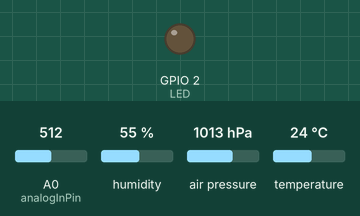
This sketch was run on a simulated ESP8266 (NodeMCU). Parts: output pins drawn as LEDs (lit = HIGH). The test bench sets the inputs (shaded band); at power-on: A0 (analogInPin) = 512, humidity 55 %, air pressure 1013 hPa, temperature 24 °C. WiFi joins after 1.5 s; servers stay silent unless stated; no MQTT or app messages arrive unless stated; what the sketch prints to the serial monitor is not drawn.

Above: at 4.4 s.
Timing chart, 0 to 9.2 s (numbered marks = the images above):
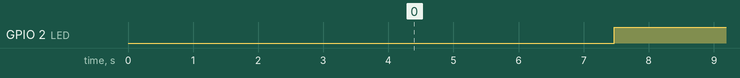

Measured:
- by itself, GPIO 2 (LED): alternates HIGH for 2.1 s and LOW for 3.8 s

The sketch:

esp8266_weather_sensors.ino
```cpp
#include <ESP8266WiFi.h>
#include <PubSubClient.h>
#include <Wire.h>
#include <Adafruit_Sensor.h>
#include <Adafruit_BME280.h>
#include "SHT31.h"
#include <OneWire.h>
#include <DallasTemperature.h>

#define LED 2     //onboard LED
#define SEALEVELPRESSURE_HPA (1013.25)  //Sea level constant

// Wifi credentials
const char* ssid = "KabelBox-1B6C";
const char* password = "80299875789367562743";

//MQTT broker
const char* mqtt_server = "138.3.246.220";

// MQTT client initialization
WiFiClient espClient;
PubSubClient client(espClient);
#define MQTTQOS1

Adafruit_BME280 bme;  //I2C BME
SHT31 sht;            //I2C sht

// GPIO where the DS18B20 is connected to
const int oneWireBus = 0;
// Setup a oneWire instance to communicate with any OneWire devices
OneWire oneWire(oneWireBus);
// Pass our oneWire reference to Dallas Temperature sensor
DallasTemperature sensors(&oneWire);

const int analogInPin = A0;  // ESP8266 Analog Pin ADC0 = A0
int sensorValue = 0;         // value read from the pot

//wifi initialization
void setup_wifi() {
  delay(10);
  // We start by connecting to a WiFi network
  Serial.println();
  Serial.print("Connecting to ");
  Serial.println(ssid);
  WiFi.begin(ssid, password);
  while (WiFi.status() != WL_CONNECTED) {
    delay(500);
    Serial.print(".");
  }
  Serial.println("");
  Serial.print("WiFi connected - ESP IP address: ");
  Serial.println(WiFi.localIP());
}

void reconnect() {
  // Loop until we're reconnected
  while (!client.connected()) {
    Serial.print("Attempting MQTT connection...");
    if (client.connect("ESP8266Client", "jezerca", "Password@2")) {
      Serial.println("connected");
      // Subscribe or resubscribe to a topic
      // You can subscribe to more topics (to control more LEDs in this example)
      //client.subscribe("room/lamp");
    }
    else {
      Serial.print("failed, rc=");
      Serial.print(client.state());
      Serial.println(" try again in 5 seconds");
      // Wait 5 seconds before retrying
      delay(5000);
    }
  }
}

void setup() {
  setup_wifi();
  Serial.begin(9600);
  pinMode(LED, OUTPUT);
  client.setServer(mqtt_server, 1883);
  Wire.begin();
  Serial.println(F("BME280 test"));
  bool status = bme.begin(0x76);   //bme I2C Address
  sht.begin(0x44);            //sht30 I2C Address

  // Start the DS18B20 sensor
  sensors.begin();
  if (!status) {
    Serial.println("Could not find a valid BME280 sensor, check wiring!");
    while (1);
  }
  Serial.println("-- Default Test --");
  unsigned long delayTime = 5000;

  //sht
  Wire.setClock(100000);
  uint16_t stat = sht.readStatus();
  Serial.print(stat, HEX);
  Serial.println();
}

void loop() {
  if (!client.connected()) {
    reconnect();
  }
  if(!client.loop())
  client.connect("ESP8266Client");

  //ShT30 sensor
  sht.read();
  delay(2000);
  float sht_t = sht.getTemperature();
  float sht_h = sht.getHumidity();
  digitalWrite(LED, LOW);
  Serial.print("SHT30 Temperature: ");
  Serial.print(sht_t, 1);
  Serial.println("ºC");
  Serial.print("SHT30 Humidity: ");
  Serial.print(sht_h, 1);
  Serial.print("%");
  Serial.println("\n");
  client.publish("esp8266/sht_t", String(sht_t).c_str());
  client.publish("esp8266/sht_h", String(sht_h).c_str());
  delay(1000);

  //DS18b20 sensor
  sensors.requestTemperatures();
  float temperatureC = sensors.getTempCByIndex(0);
  Serial.print("DS18B20: ");
  Serial.print(temperatureC);
  Serial.print("ºC");
  Serial.println("\n");
  client.publish("esp8266/ds18b20", String(temperatureC).c_str());
  delay(1000);

  // UV sensor
  sensorValue = analogRead(analogInPin);
  Serial.print("UV sensor: ");
  Serial.print(sensorValue);
  Serial.print("mV");
  Serial.println("\n");
  client.publish("esp8266/uv", String(sensorValue).c_str());
  delay(1000);

  float bme_t = bme.readTemperature();
  Serial.print("BME Temperature: ");
  Serial.print(bme_t);
  Serial.println("*C");
  client.publish("esp8266/bme_t", String(bme_t).c_str());

  float bme_p = bme.readPressure() / 100.0;
  Serial.print("BME Pressure: ");
  Serial.print(bme_p);
  Serial.println("hPa");
  client.publish("esp8266/bme_p", String(bme_p).c_str());

  float bme_a = bme.readAltitude(SEALEVELPRESSURE_HPA);
  Serial.print("BME Approx. Altitude: ");
  Serial.print(bme_a);
  Serial.println("m");
  client.publish("esp8266/bme_a", String(bme_a).c_str());

  float bme_h = bme.readHumidity();
  Serial.print("BME Humidity: ");
  Serial.print(bme_h);
  Serial.print("%");
  Serial.println("\n");
  digitalWrite(LED, HIGH);
  client.publish("esp8266/bme_h", String(bme_h).c_str());

}
```
